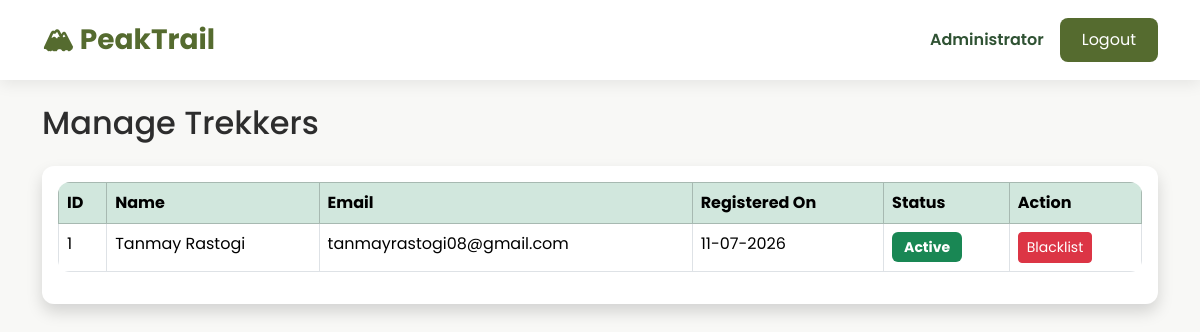
/admin/manage-users (signed in), run on an earlier commit of the app's database.
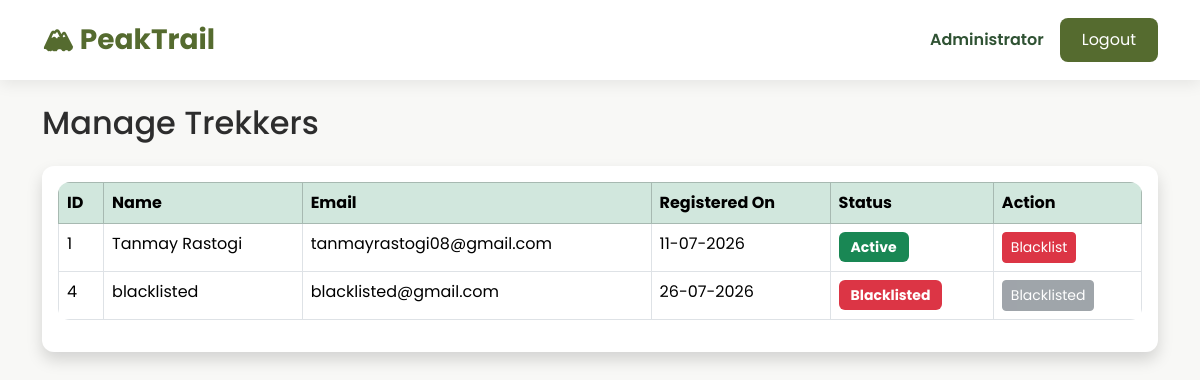
And on a later commit of the database.
### models/user.py (models this page shows, shortened)
class User(UserMixin, db.Model):
    __tablename__ = "users"
    id = db.Column(db.Integer, primary_key=True)
    name = db.Column(db.String(100), nullable=False)
    email = db.Column(db.String(120), unique=True, nullable=False)
    password = db.Column(db.String(255), nullable=False)
    role = db.Column(db.String(20), nullable=False)
    is_active = db.Column(db.Boolean, default=True)
    is_blacklisted = db.Column(db.Boolean, default=False)
    created_at = db.Column(db.DateTime, default=datetime.utcnow)
    bookings = db.relationship("Booking", backref="user", lazy=True)
    staff_profile = db.relationship(
        "StaffProfile",
        backref="user",
        uselist=False
    )

### routes/admin.py (the view)
@admin.route("/admin/manage-users")
@login_required
def manage_users():
    if not _admin_required():
        return redirect(url_for("home"))
    users = User.query.filter_by(role="trekker").all()
    return render_template("admin/manage_users.html", users=users)

### app.py (called while the page is built)
@login_manager.user_loader
def load_user(user_id):
    return User.query.get(int(user_id))

### routes/admin.py (called while the page is built)
def _admin_required():
    if current_user.role != "admin":
        flash("Access Denied!", "danger")
        return False
    return True

### templates/admin/manage_users.html (shortened to what this page needs)
{% extends "base.html" %}
{% block content %}
<h2 class="mb-4">Manage Trekkers</h2>
<div class="card shadow">
<div class="card-body">
<table class="table table-bordered table-hover">
<thead class="table-success">
<tr>
<th>ID</th>
<th>Name</th>
<th>Email</th>
<th>Registered On</th>
<th>Status</th>
<th>Action</th>
</tr>
</thead>
<tbody>
{% for user in users %}
<tr>
<td>{{ user.id }}</td>
<td>{{ user.name }}</td>
<td>{{ user.email }}</td>
<td>{{ user.created_at.strftime('%d-%m-%Y') }}</td>
<td>
{% if user.is_blacklisted %}
<span class="badge bg-danger">
Blacklisted
</span>
{% else %}
<span class="badge bg-success">
Active
</span>
{% endif %}
</td>
<td>
{% if not user.is_blacklisted %}
<a
href="{{ url_for('admin.blacklist_user', user_id=user.id) }}"
class="btn btn-danger btn-sm">
Blacklist
</a>
{% else %}
<button
class="btn btn-secondary btn-sm"
disabled>
Blacklisted
</button>
{% endif %}
</td>
</tr>
{% else %}
<tr>
<td colspan="6" class="text-center">
No Users Found
</td>
</tr>
{% endfor %}
</tbody>
</table>
</div>
</div>
{% endblock %}

What changed in the data, as far as the page shows it:
added User: id "4", name "blacklisted", email "blacklisted@gmail.com", created_at "26-07-2026", is_blacklisted "Blacklisted"
